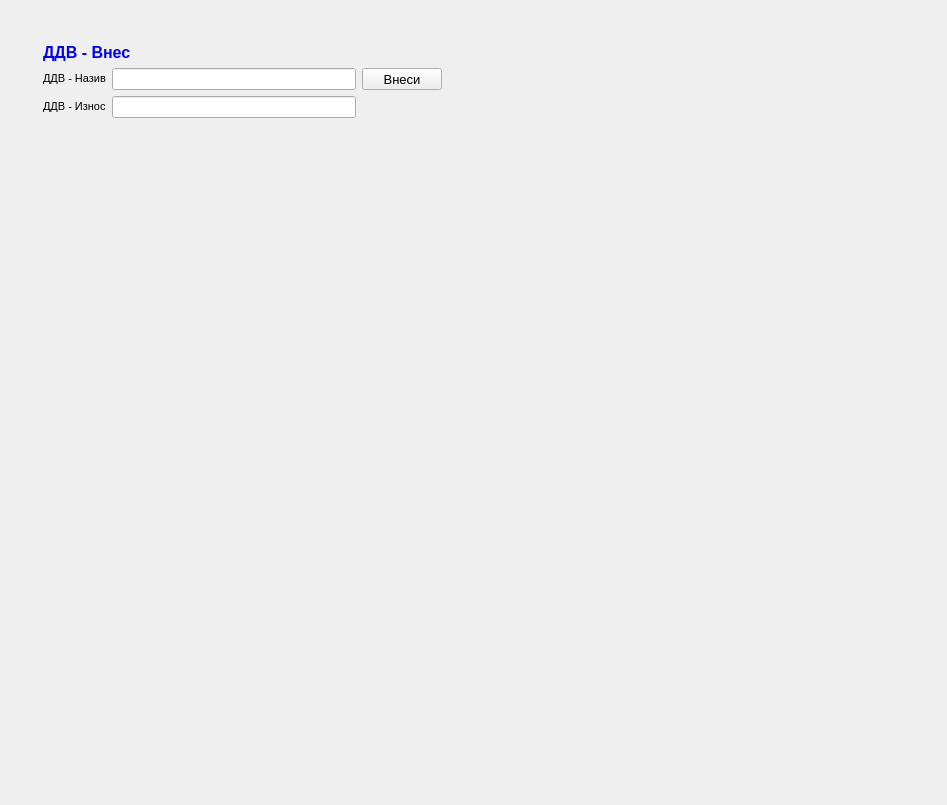
<?xml version="1.0" encoding="UTF-8"?>
<ui version="4.0">
 <class>QDdvVnesClass</class>
 <widget class="QWidget" name="QDdvVnesClass">
  <property name="geometry">
   <rect>
    <x>0</x>
    <y>0</y>
    <width>947</width>
    <height>805</height>
   </rect>
  </property>
  <property name="font">
   <font>
    <pointsize>10</pointsize>
   </font>
  </property>
  <property name="windowTitle">
   <string>QDdvVnes</string>
  </property>
  <widget class="QWidget" name="layoutWidget">
   <property name="geometry">
    <rect>
     <x>32</x>
     <y>32</y>
     <width>421</width>
     <height>97</height>
    </rect>
   </property>
   <layout class="QGridLayout" name="gridLayout">
    <item row="0" column="0" colspan="2">
     <widget class="QLabel" name="label_16">
      <property name="text">
       <string>&lt;!DOCTYPE HTML PUBLIC &quot;-//W3C//DTD HTML 4.0//EN&quot; &quot;http://www.w3.org/TR/REC-html40/strict.dtd&quot;&gt;
&lt;html&gt;&lt;head&gt;&lt;meta name=&quot;qrichtext&quot; content=&quot;1&quot; /&gt;&lt;style type=&quot;text/css&quot;&gt;
p, li { white-space: pre-wrap; }
&lt;/style&gt;&lt;/head&gt;&lt;body style=&quot; font-family:'MS Shell Dlg 2'; font-size:8.25pt; font-weight:400; font-style:normal;&quot;&gt;
&lt;p style=&quot; margin-top:0px; margin-bottom:0px; margin-left:0px; margin-right:0px; -qt-block-indent:0; text-indent:0px;&quot;&gt;&lt;span style=&quot; font-size:12pt; font-weight:600; color:#0000ff;&quot;&gt;ДДВ - Внес &lt;/span&gt;&lt;/p&gt;&lt;/body&gt;&lt;/html&gt;</string>
      </property>
     </widget>
    </item>
    <item row="1" column="0">
     <widget class="QLabel" name="label_2">
      <property name="text">
       <string>&lt;!DOCTYPE HTML PUBLIC &quot;-//W3C//DTD HTML 4.0//EN&quot; &quot;http://www.w3.org/TR/REC-html40/strict.dtd&quot;&gt;
&lt;html&gt;&lt;head&gt;&lt;meta name=&quot;qrichtext&quot; content=&quot;1&quot; /&gt;&lt;style type=&quot;text/css&quot;&gt;
p, li { white-space: pre-wrap; }
&lt;/style&gt;&lt;/head&gt;&lt;body style=&quot; font-family:'MS Shell Dlg 2'; font-size:8.25pt; font-weight:400; font-style:normal;&quot;&gt;
&lt;p style=&quot; margin-top:0px; margin-bottom:0px; margin-left:0px; margin-right:0px; -qt-block-indent:0; text-indent:0px;&quot;&gt;&lt;span style=&quot; font-size:8pt;&quot;&gt;ДДВ - Назив&lt;/span&gt;&lt;/p&gt;&lt;/body&gt;&lt;/html&gt;</string>
      </property>
     </widget>
    </item>
    <item row="1" column="1">
     <widget class="QLineEdit" name="lineEdit_2"/>
    </item>
    <item row="1" column="2">
     <widget class="QPushButton" name="pushButton">
      <property name="text">
       <string>Внеси</string>
      </property>
     </widget>
    </item>
    <item row="2" column="0">
     <widget class="QLabel" name="label_3">
      <property name="text">
       <string>&lt;!DOCTYPE HTML PUBLIC &quot;-//W3C//DTD HTML 4.0//EN&quot; &quot;http://www.w3.org/TR/REC-html40/strict.dtd&quot;&gt;
&lt;html&gt;&lt;head&gt;&lt;meta name=&quot;qrichtext&quot; content=&quot;1&quot; /&gt;&lt;style type=&quot;text/css&quot;&gt;
p, li { white-space: pre-wrap; }
&lt;/style&gt;&lt;/head&gt;&lt;body style=&quot; font-family:'MS Shell Dlg 2'; font-size:8.25pt; font-weight:400; font-style:normal;&quot;&gt;
&lt;p style=&quot; margin-top:0px; margin-bottom:0px; margin-left:0px; margin-right:0px; -qt-block-indent:0; text-indent:0px;&quot;&gt;&lt;span style=&quot; font-size:8pt;&quot;&gt;ДДВ - Износ&lt;/span&gt;&lt;/p&gt;&lt;/body&gt;&lt;/html&gt;</string>
      </property>
     </widget>
    </item>
    <item row="2" column="1">
     <widget class="QLineEdit" name="lineEdit_3"/>
    </item>
   </layout>
  </widget>
 </widget>
 <layoutdefault spacing="6" margin="11"/>
 <tabstops>
  <tabstop>lineEdit_2</tabstop>
  <tabstop>lineEdit_3</tabstop>
  <tabstop>pushButton</tabstop>
 </tabstops>
 <resources/>
 <connections/>
</ui>
